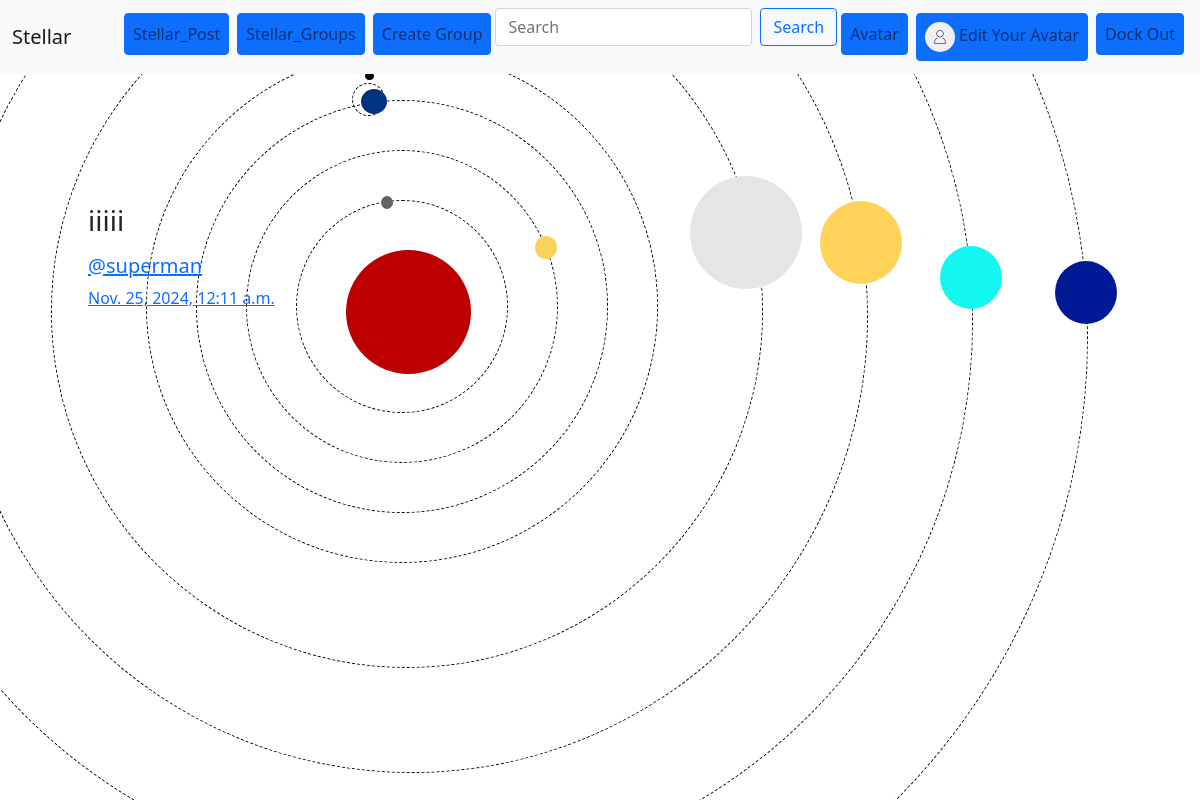
/stellar_posts/by/superman/5/ (signed in), run on the app's committed database.
### stellar_posts/models.py (models this page shows, shortened)
class StellarPost(models.Model):
    user = models.ForeignKey(User, related_name='posts', on_delete=models.CASCADE)
    created_at = models.DateTimeField(auto_now=True)
    message = models.TextField()
    message_html = models.TextField(editable=False)
    group = models.ForeignKey(StellarGroup, related_name='posts', null=True, blank=True, on_delete=models.CASCADE)
    class Meta:
        ordering = ['-created_at']
        unique_together = ['user', 'message']

### stellar_posts/views.py (the view)
# urls.py: path('by/<str:username>/<int:pk>/', views.StellarPostDetail.as_view(), name='single'),
class StellarPostDetail(SelectRelatedMixin, generic.DetailView):
    model = StellarPost
    select_related = ('user', 'group')
    template_name = 'stellar_posts/post_detail.html'
    def get_queryset(self):
        queryset = super().get_queryset()
        return queryset.filter(user__username__iexact=self.kwargs.get('username'))
    def get_context_data(self, **kwargs):
        context = super().get_context_data(**kwargs)
        context['post'] = self.get_object()
        return context

### stellar_posts/templates/stellar_posts/post_detail.html
<!DOCTYPE html>
{% extends "stellar_posts/post_base.html" %}
{% block post_content %}
<div class="col-md-8">
    {% include "stellar_posts/_post.html" %}
</div>
{% endblock %}

### stellar_posts/templates/stellar_posts/_post.html (shortened to what this page needs)
<!DOCTYPE html>
<html>
<head>
</head>
<body>
    <div class="container">
        <div class="post media">
            <h3>{{ post.message_html|safe }}</h3>
            <div class="media-body">
                <h5 class="media-heading">
                    <a href="{% url 'stellar_posts:for_user' username=post.user.username %}">@{{ post.user.username }}</a>
                </h5>
                <time class="time">
                    <a href="{% url 'stellar_posts:single' username=post.user.username pk=post.pk %}">{{ post.created_at }}</a>
                </time>
            </div>
        </div>
    </div>
</body>
</html>

### static/stellar/css/master.css (style rules this page uses)
body { background: url(https://subtlepatterns.com/patterns/graphy.png); }

### static/stellar/css/styles.css (style rules this page uses)
.container { padding: 20px; margin: 20px auto; }

### data on the page
StellarPost: message_html "iiiii", user.username "superman", created_at "Nov. 25, 2024, 12:11 a.m."
